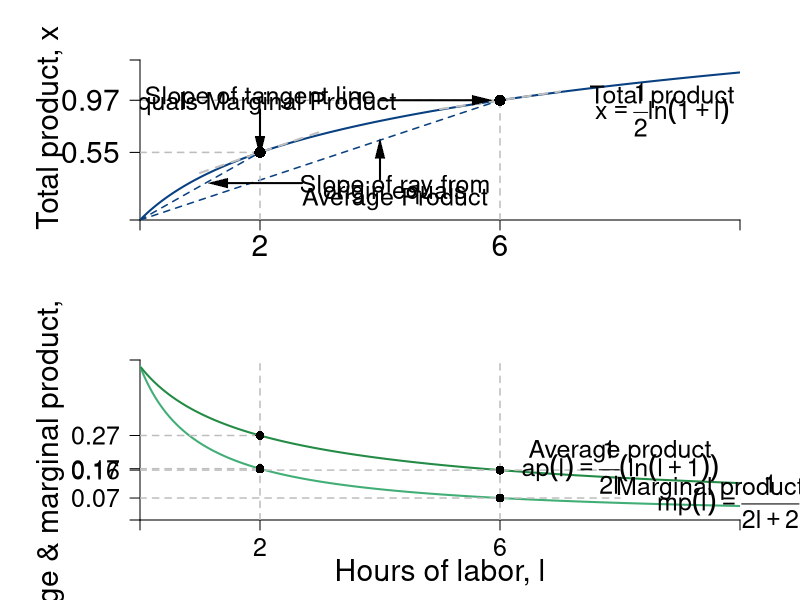

The R script that drew this image:
require(shape)
pdf(file = "specprodexch/production_drs_stacked.pdf", width = 9, height = 12)

#Set parameters for graphics
axislabelsize <- 1.8
labelsize <- 1.5
namesize <- 1.8
annotatesize <- 1.5
graphlinewidth <- 2
segmentlinewidth <- 1.5

COL <- c("#7fc97f", "#beaed4", "#fdc086", "#ffff99", "#386cb0", "#f0027f", "#bf5b17", "#666666")
COLA <- c("#99d8c9","#66c2a4","#41ae76", "#238b45", "#005824")
COLB <- c("#4eb3d3", "#2b8cbe", "#0868ac","#084081")

#Edited the margins to cater for the larger LHS labels
par(mar =  c(4, 7, 3, 3), mfrow = c(2, 1))


#Change this to make it log of l 

prodFn <- function(l, k = 0.5) {
  k*log(l + 1)
}

MprodFn <- function(l, k = 0.5) {
  k*(1/(l + 1))
}

AprodFn <- function(l, k = 0.5) {
  (k*log(l + 1))/l
}

Mpline <- function(l, constant = 0.3181472, slope = 0.125){
  constant + slope*l
}

xlims <- c(0, 10)
ylims <- c(0, 1.3)

npts <- 501 
x <- seq(xlims[1], xlims[2], length.out = npts)
y <- seq(ylims[1], ylims[2], length.out = npts) 
a <- c(13, 15, 17)

plot(1, 0, xlim = xlims, ylim = ylims, type = "n",
     xlab = expression(paste("")),
     ylab = expression(paste("")), 
     xaxt = "n", 
     yaxt = "n", 
     cex.lab = axislabelsize, 
     bty = "n",
     xaxs="i", 
     yaxs="i")

# ticksy <- seq(from = 0, to = ylims[2], by = 0.25)
# ylabels <- seq(from = 0, to = ylims[2], by = 0.25)
# ticksx <- seq(from = 0, to = xlims[2], by = 1)
# xlabels <- seq(from = 0, to = xlims[2], by = 1)
ticksy <- c(0, prodFn(l = 2, k = 0.5), prodFn(l = 6, k = 0.5), ylims[2])
ylabels <- c(NA, expression(paste(0.55)), expression(paste(0.97)), NA)
ticksx <- c(0, 2, 6, xlims[2])
xlabels <- c(NA, 2, 6, NA)

axis(1, at = ticksx, pos = 0, labels = xlabels, cex.axis = axislabelsize)
axis(2, at = ticksy, pos = 0, labels = ylabels, las = 1, cex.axis = axislabelsize)

npts <- 500 
xx1 <- seq(xlims[1], xlims[2], length.out = npts)
xx2 <- seq(0, xlims[2], length.out = npts)
xx3 <- seq(1, 3, length.out = npts)
xx4 <- seq(5, 7, length.out = npts)

lines(xx1, prodFn(xx1, k = 0.5), col = COLB[4], lwd = graphlinewidth)
#lines(xx2, MprodFn(xx1, k = 0.5), col = COLA[1], lwd = graphlinewidth)
#lines(xx1, AprodFn(xx1, k = 0.5), col = COLA[2], lwd = graphlinewidth)
lines(xx3, Mpline(xx3, constant = prodFn(l = 2, k = 0.5) - 2*MprodFn(l = 2, k = 0.5), slope = MprodFn(l = 2, k = 0.5)), col = "gray", lty = 2, lwd = graphlinewidth)
lines(xx4, Mpline(xx4, constant = prodFn(l = 6, k = 0.5) - 6*MprodFn(l = 6, k = 0.5), slope = MprodFn(l = 6, k = 0.5)), col = "gray", lty = 2, lwd = graphlinewidth)
#lines(xx1, indiffA1(xx1, uA = 20, rmax = 2.5, xmax = 10), col = COLB[4], lwd = graphlinewidth)

#mtext(expression(paste("Hours of labor, ", l)), side = 1, line = 2.5, cex = axislabelsize)
text(-1.5, 0.75, expression(paste("Total product, ", x)), xpd = TRUE, cex = axislabelsize, srt = 90) 

#segments(4.11765, 6.17647, 5.88, 8.88, lty = 1, col = COL[2] , lwd = graphlinewidth)
#text(7.3, 3, expression("Pareto Efficient"))
#text(7.3, 2.5, expression("Curve"))
#Arrows(7.3, 3.5, 7.3, 6.1, col = "black", lty = 1, lwd = 2, arr.type = "triangle", arr.lwd = 0.5)

segments(0, prodFn(l = 6, k = 0.5), 6, prodFn(l = 6, k = 0.5), lty = 2, col = "gray" , lwd = segmentlinewidth)
segments(6, 0, 6, prodFn(l = 6, k = 0.5), lty = 2, col = "gray" , lwd = segmentlinewidth)
segments(0, 0, 6, prodFn(l = 6, k = 0.5), lty = 2, col = COLB[4] , lwd = segmentlinewidth)
points(6, prodFn(l = 6, k = 0.5), pch = 16, col = "black", cex = 1.5)

segments(0, prodFn(l = 2, k = 0.5), 2, prodFn(l = 2, k = 0.5), lty = 2, col = "gray" , lwd = segmentlinewidth)
segments(2, 0, 2, prodFn(l = 2, k = 0.5), lty = 2, col = "gray" , lwd = segmentlinewidth)
segments(0, 0, 2, prodFn(l = 2, k = 0.5), lty = 2, col = COLB[4] , lwd = segmentlinewidth)
points(2, prodFn(l = 2, k = 0.5), pch = 16, col = "black", cex = 1.5)

#Label the iso-welfare functions for the HG, Aisha
text(8.7, 1, expression(paste("Total product")), cex = labelsize)
text(8.7, 0.9, expression(x == frac(1,2)*ln(1 + l)), cex = labelsize)


#Average Product
text(4.25, 0.27, expression(paste("Slope of ray from")), cex = labelsize)
text(4.25, 0.22, expression(paste("origin equals")), cex = labelsize)
text(4.25, 0.17, expression(paste("Average Product")), cex = labelsize)
Arrows(2.7, 0.3, 1.3, 0.3, col = "black", lty = 1, lwd = 2, arr.type = "triangle", arr.lwd = 0.5)
Arrows(4, 0.33, 4, 0.58, col = "black", lty = 1, lwd = 2, arr.type = "triangle", arr.lwd = 0.5)

#Marginal Product
text(2, prodFn(l = 6, k = 0.5) + 0.02, expression(paste("Slope of tangent line")), cex = labelsize)
text(2, prodFn(l = 6, k = 0.5) - 0.03, expression(paste("equals Marginal Product")), cex = labelsize)
Arrows(2, prodFn(l = 6, k = 0.5) - 0.075, 2, prodFn(l = 2, k = 0.5) + 0.05 , col = "black", lty = 1, lwd = 2, arr.type = "triangle", arr.lwd = 0.5)
Arrows(4, prodFn(l = 6, k = 0.5), 5.7, prodFn(l = 6, k = 0.5), col = "black", lty = 1, lwd = 2, arr.type = "triangle", arr.lwd = 0.5)


prodFn <- function(l, k = 0.5) {
  k*log(l + 1)
}

MprodFn <- function(l, k = 0.5) {
  k*(1/(l + 1))
}

AprodFn <- function(l, k = 0.5) {
  (k*log(l + 1))/l
}

Mpline <- function(l, constant = 0.3181472, slope = 0.125){
  constant + slope*l
}
xlims <- c(0, 10)
ylims <- c(0, 0.52)

npts <- 501 
x <- seq(xlims[1], xlims[2], length.out = npts)
y <- seq(ylims[1], ylims[2], length.out = npts) 
a <- c(13, 15, 17)

plot(0, 0, xlim = xlims, ylim = ylims, type = "n",
     xlab = expression(paste("")),
     ylab = expression(paste("")), 
     xaxt = "n", 
     yaxt = "n", 
     bty = "n",
     xaxs="i", 
     yaxs="i")


ticksy <- c(0, AprodFn(l = 2, k = 0.5), MprodFn(l = 2, k = 0.5), AprodFn(l = 6, k = 0.5), MprodFn(l = 6, k = 0.5), ylims[2])
ylabels <- c(NA, expression(paste(0.27)), expression(paste(0.17)), expression(paste(0.16)), expression(paste(0.07)), NA)
ticksx <- c(0, 2, 6, xlims[2])
xlabels <- c(NA, 2, 6, NA)

axis(1, at = ticksx, pos = 0, labels = xlabels, cex.axis = labelsize)
axis(2, at = ticksy, pos = 0, labels = ylabels, las = 1, cex.axis = labelsize)

npts <- 500 
xx1 <- seq(xlims[1], xlims[2], length.out = npts)

xx3 <- seq(1, 3, length.out = npts)
xx4 <- seq(5, 7, length.out = npts)

lines(xx1, MprodFn(xx1, k = 0.5), col = COLA[3], lwd = graphlinewidth)
lines(xx1, AprodFn(xx1, k = 0.5), col = COLA[4], lwd = graphlinewidth)

#Axis Labels
mtext(expression(paste("Hours of labor, ", l)), side = 1, line = 2.5, cex = axislabelsize)
text(-1.5, 0.5*ylims[2], expression(paste("Average & marginal product, ", list(ap,mp) )), xpd = TRUE, cex = axislabelsize, srt = 90) 

#Margin
segments(6, 0, 6, ylims[2], lty = 2, col = "gray" , lwd = segmentlinewidth)
segments(0, MprodFn(l = 6, k = 0.5), 8, MprodFn(l = 6, k = 0.5), lty = 2, col = "gray" , lwd = segmentlinewidth)
segments(0, AprodFn(l = 6, k = 0.5), 8, AprodFn(l = 6, k = 0.5), lty = 2, col = "gray" , lwd = segmentlinewidth)
points(6, MprodFn(l = 6, k = 0.5), pch = 16, col = "black", cex = 1.2)
points(6, AprodFn(l = 6, k = 0.5), pch = 16, col = "black", cex = 1.2)
segments(2, 0, 2, ylims[2], lty = 2, col = "gray" , lwd = segmentlinewidth)
segments(0, MprodFn(l = 2, k = 0.5), 2, MprodFn(l = 2, k = 0.5), lty = 2, col = "gray" , lwd = segmentlinewidth)
segments(0, AprodFn(l = 2, k = 0.5), 2, AprodFn(l = 2, k = 0.5), lty = 2, col = "gray" , lwd = segmentlinewidth)
points(2, MprodFn(l = 2, k = 0.5), pch = 16, col = "black", cex = 1.2)
points(2, AprodFn(l = 2, k = 0.5), pch = 16, col = "black", cex = 1.2)

#Label the iso-welfare functions for the HG, Aisha
text(8.2, 1.1, expression(paste("Total Product")))
text(8.2, 1, expression(x == frac(1,50)*(l)^2))


#Marginal Product
#text(6, 0.1, expression(paste("Slope of tangent line")))
text(9.5, MprodFn(l = 9.5, k = 0.5) + 0.055, expression(paste("Marginal product")), cex = annotatesize, xpd = TRUE)
text(9.8, MprodFn(l = 9.5, k = 0.5) + 0.015, expression(paste(mp(l) == frac(1,'2l'+2))), cex = annotatesize, xpd = TRUE)

#Average Product
text(8, AprodFn(l = 9.5, k = 0.5) + 0.1, expression(paste("Average product")), cex = annotatesize)
text(8, AprodFn(l = 9.5, k = 0.5) + 0.05, expression(paste(ap(l) == frac(1,'2l')*(ln('l'+1)) )), cex = annotatesize)


dev.off()
